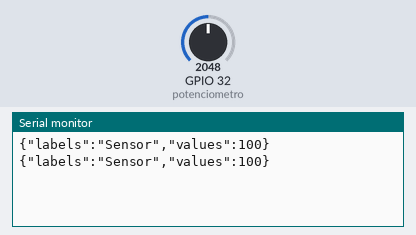
A sketch run on a simulated ESP32. Parts: the last lines printed to the serial monitor. Inputs (shaded band) come from the test bench; at power-on: GPIO 32 (potenciometro) = 2048.

Above: at 1.8 s.
1.9 s: GPIO 32 (potenciometro) set to 2866
At 2.8 s:
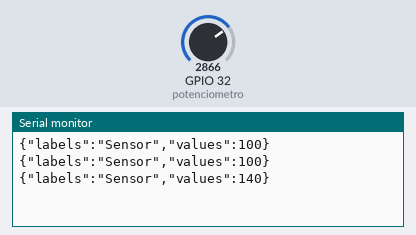
3.4 s: GPIO 32 (potenciometro) set to 3603
At 4.4 s:
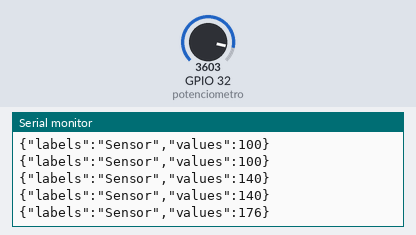
Timing chart, 0 to 6.4 s (numbered marks = the images above; inputs shaded):
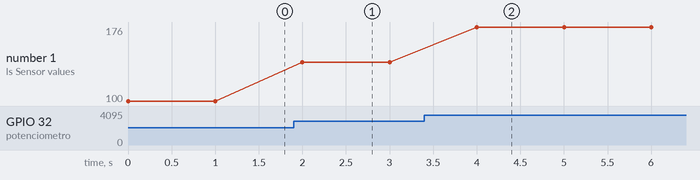

Measured:
- after the input at 1.9 s, the serial monitor: prints a new line after 0.10 s (image 1)
- after the input at 3.4 s, the serial monitor: prints a new line after 0.60 s (image 2)
- plotted number 1: 100 → 140 after the input at 1.9 s, 140 → 176 after the input at 3.4 s

The sketch:

sketch_oct27b.ino
```cpp
//PARA LA PRESENTE PRACTICA SE REQUIERE TENER INSTALADA LA LIBRERIA ARDUINO JSON by Benoit
//Nota: el presente sketch funciona tanto para la practica ocho, como la nueve y diez, seis y siete
#include <ArduinoJson.h>
#define potenciometro 32

void setup() {
  pinMode(potenciometro,INPUT);
  Serial.begin(115200);
}

void loop() {
  StaticJsonDocument<100> doc; //El 200 indica la cantidad de valores de atributo a guardar, en este ejemplo es limitado a 200 atributos/
  int valores = analogRead(potenciometro);
  valores = map(valores,1,4096,1,200);
  doc["labels"] = "Sensor";
  doc["values"] = valores;

  serializeJson(doc,Serial);//Enviamos el json a traves del Serial.
  Serial.println();

  delay(1000);
}
```
